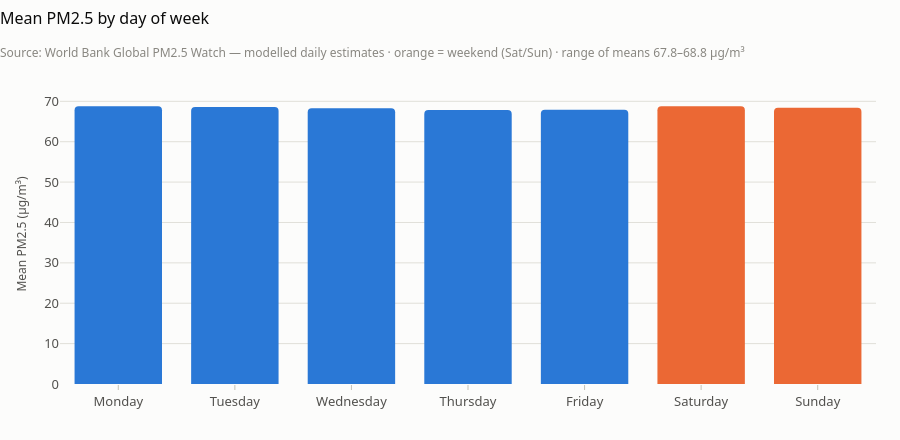

The code cell stored with this chart in its notebook:
### Code cell
charts.weekday_chart(seasonality.weekday_profile(wb))

### Figure 1 — Plotly figure (JSON) as saved in the notebook; plotly's stock layout.template omitted (floating-point values rounded to 4 significant figures)
{"data": [{"customdata": [135939, 134922, 135939, 135261, 135261, 135600, 135261], "hovertemplate": "%{x}: %{y:.2f} µg/m³<br>n = %{customdata:,}<extra></extra>", "marker": {"color": ["#2a78d6", "#2a78d6", "#2a78d6", "#2a78d6", "#2a78d6", "#eb6834", "#eb6834"], "cornerradius": 4}, "type": "bar", "x": ["Monday", "Tuesday", "Wednesday", "Thursday", "Friday", "Saturday", "Sunday"], "y": [68.75, 68.6, 68.28, 67.83, 67.89, 68.79, 68.42]}], "layout": {"height": 440, "showlegend": false, "title": {"subtitle": {"text": "Source: World Bank Global PM2.5 Watch — modelled daily estimates · orange = weekend (Sat/Sun) · range of means 67.8–68.8 µg/m³"}, "text": "Mean PM2.5 by day of week"}, "yaxis": {"range": [0, 74.29], "title": {"text": "Mean PM2.5 (µg/m³)"}}}}
